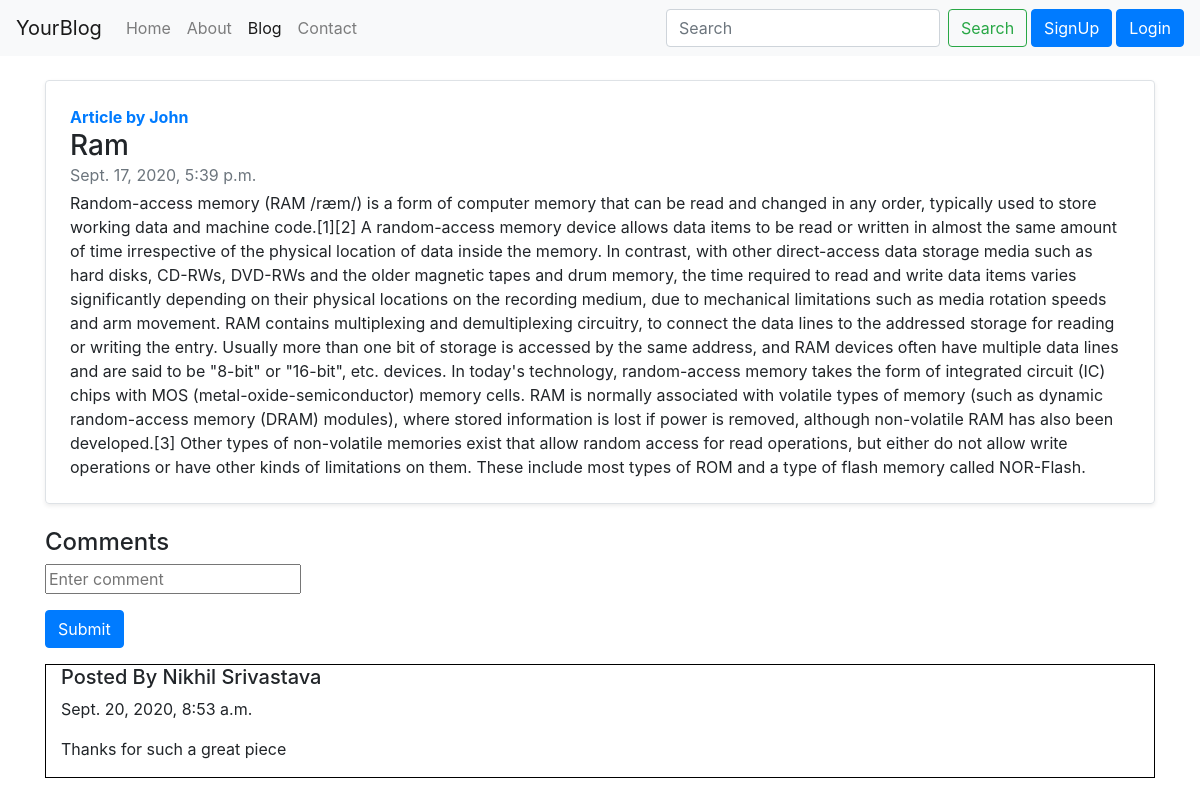
The app's page /blog/second with its own data.
### blog/models.py (models this page shows)
class Post(models.Model):
    sno = models.IntegerField()
    title = models.CharField(max_length=200)
    content = models.TextField()
    author = models.CharField(max_length=100)
    timeStamp = models.DateTimeField(blank=True)
    slug = models.CharField(max_length=200)

class BlogComment(models.Model):
    sno = models.AutoField(primary_key=True)
    comment = models.TextField()
    user = models.ForeignKey(User, on_delete=models.CASCADE)
    post = models.ForeignKey(Post, on_delete=models.CASCADE)
    parent = models.ForeignKey('self', on_delete=models.CASCADE, null=True)
    timeStamp = models.DateTimeField(default=now)

### blog/views.py (the view)
# urls.py: path('<str:slug>', views.blogpost, name='blogpost'),
def blogpost(request, slug):
    post = Post.objects.filter(slug=slug).first()
    comment = BlogComment.objects.filter(post=post)
    return render(request, 'blog/post.html', {'post': post, 'comment': comment})

### templates/blog/post.html (shortened to what this page needs)
{% extends 'base.html' %}{% block title %}Blog {% endblock title %}aaaaasssssas
{% block blogactive %}active {% endblock blogactive %}{% block body %}
<div class="container my-4">
  <div
    class="row no-gutters border rounded overflow-hidden flex-md-row mb-4 shadow-sm h-md-250 position-relative"
  >
    <div class="col p-4 d-flex flex-column position-static">
      <strong class="text-primary"
        >Article by <a href="/about">{{post.author}}</a></strong
      >
      <h3 class="mb-0">{{post.title}}</h3>
      <div class="mb-1 text-muted">{{post.timeStamp}}</div>
      <p class="card-text mb-auto">{{post.content}}</p>
    </div>
  </div>
</div>
<div class="container">
  <h4>Comments</h4>
  <form action="/blog/postcomment" method="post">
    <div class="form-group">
      <input type="text" name="comment" placeholder="Enter comment" />
    </div>
    <button class="btn btn-primary">Submit</button>
  </form>
  {% for c in comment %}
  <div class="col-md-12 my-3" style="border: 1px solid black">
    <h5>Posted By {{c.user.first_name}} {{ c.user.last_name}}</h5>
    <p>{{c.timeStamp}}</p>
    <p>{{c.comment}}</p>
  </div>
  {% endfor %}
</div>
{% endblock body %}

### records on screen
Post: author "John", title "Ram", timeStamp "Sept. 17, 2020, 5:39 p.m.", content "Random-access memory (RAM /ræm/) is a form of computer memory that can be read and changed in any order, typically used to store working data and machine code.[1][2] A random-access memory device allows data items to be read or written in almost the same amount of time irrespective of the physical location of data inside the memory. In contrast, with other direct-access data storage media such as hard disks, CD-RWs, DVD-RWs and the older magnetic tapes and drum memory, the time required to read and write data items varies significantly depending on their physical locations on the recording medium, due to mechanical limitations such as media rotation speeds and arm movement. RAM contains…"
BlogComment: user.first_name "Nikhil", user.last_name "Srivastava", timeStamp "Sept. 20, 2020, 8:53 a.m.", comment "Thanks for such a great piece"
